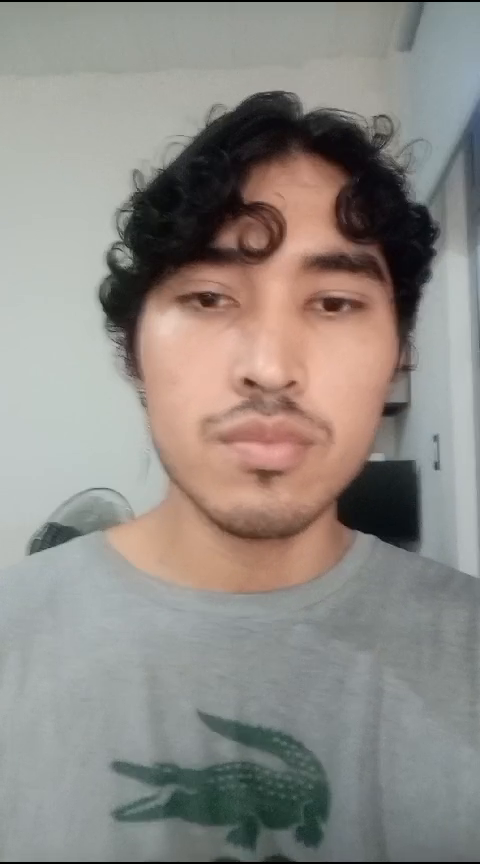
#> input picture frame 13 of API-FACE-DETEC/adrian.mp4, 480 x 864 px
$ python capturandoRostros.py
#> lines starting #> are read from the running program, lines starting #| are printed output that depends on the picture
import cv2
import os
import imutils

personName = 'adrian'
dataPath = 'videos' #Cambia a la ruta donde hayas almacenado Data
personPath = dataPath + '/' + personName

if not os.path.exists(personPath):
	print('Carpeta creada: ',personPath)
	os.makedirs(personPath)

#cap = cv2.VideoCapture(0,cv2.CAP_DSHOW)
cap = cv2.VideoCapture('adrian.mp4')

faceClassif = cv2.CascadeClassifier(cv2.data.haarcascades+'haarcascade_frontalface_default.xml')
count = 0

while True:

	ret, frame = cap.read()
#> frame is the input picture: shape (864, 480, 3); mean B, G, R 132.9, 138.2, 142.9
	if ret == False: break
	frame =  imutils.resize(frame, width=640)
#> frame: shape (1152, 640, 3)
	gray = cv2.cvtColor(frame, cv2.COLOR_BGR2GRAY)
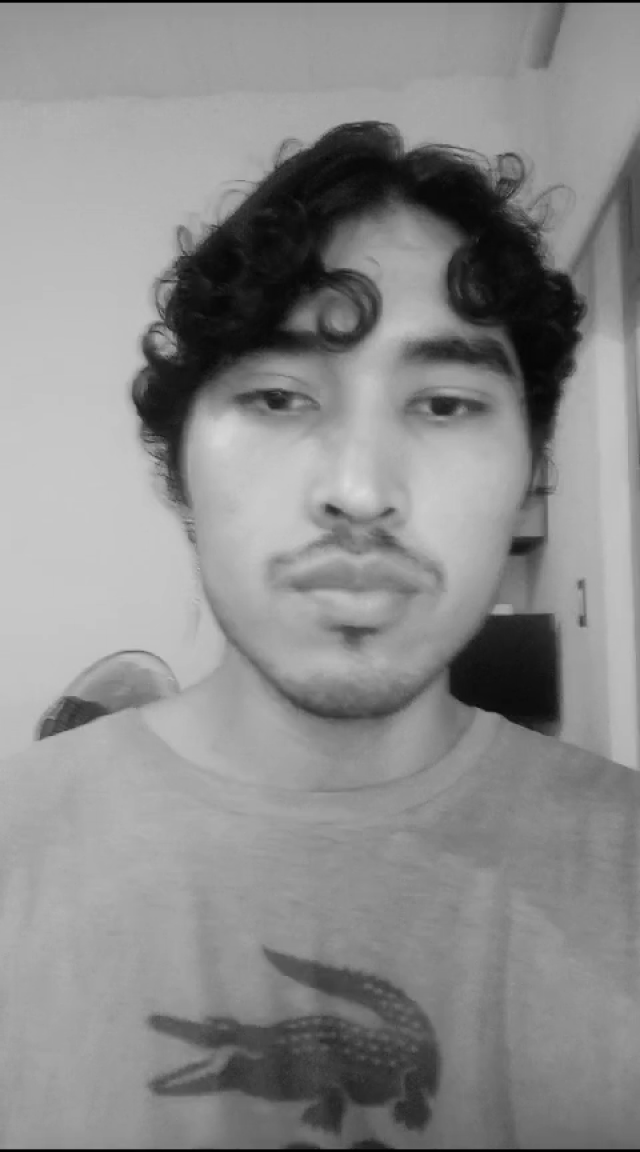
#> gray: shape (1152, 640); min 0, max 218, mean 138.9
	auxFrame = frame.copy()

	faces = faceClassif.detectMultiScale(gray,1.3,5)
#> faces = [[161, 256, 412, 412]]

	for (x,y,w,h) in faces:
		cv2.rectangle(frame, (x,y),(x+w,y+h),(0,255,0),2)
		rostro = auxFrame[y:y+h,x:x+w]
		rostro = cv2.resize(rostro,(150,150),interpolation=cv2.INTER_CUBIC)
		cv2.imwrite(personPath + '/rotro_{}.jpg'.format(count),rostro)
		count = count + 1
#> this loop made 1 pass
#> (x, y, w, h, count) on pass 1: (161, 256, 412, 412, 1)
#> pass 1, `rostro = auxFrame[y:y+h,x:x+w]`:
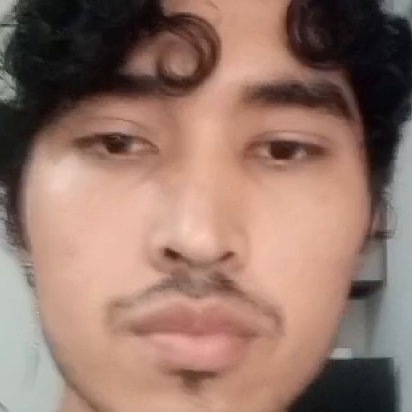
#> rostro: shape (412, 412, 3); mean B, G, R 104.9, 117.3, 148.3
#> after the loop:
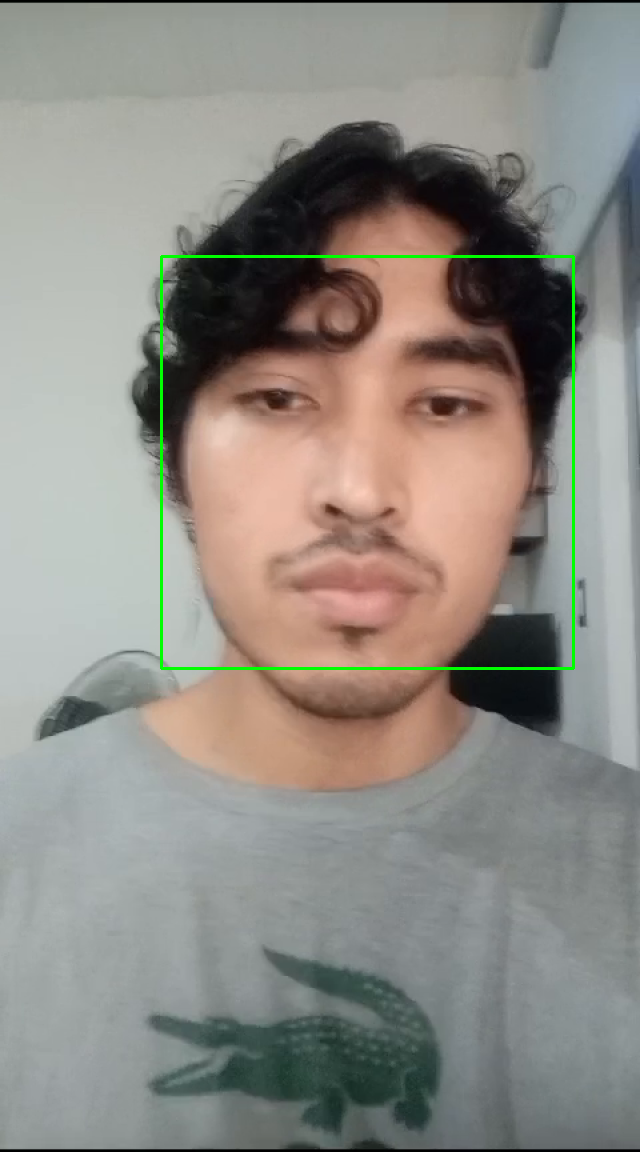
#> frame: shape (1152, 640, 3); mean B, G, R 132.1, 139.1, 142.1
#> after the loop, count = 1
	cv2.imshow('frame',frame)

	k =  cv2.waitKey(1)
#> (key Esc is pressed here)
	if k == 27 or count >= 300:
		break

cap.release()
cv2.destroyAllWindows()

$ run again, starting later in the video
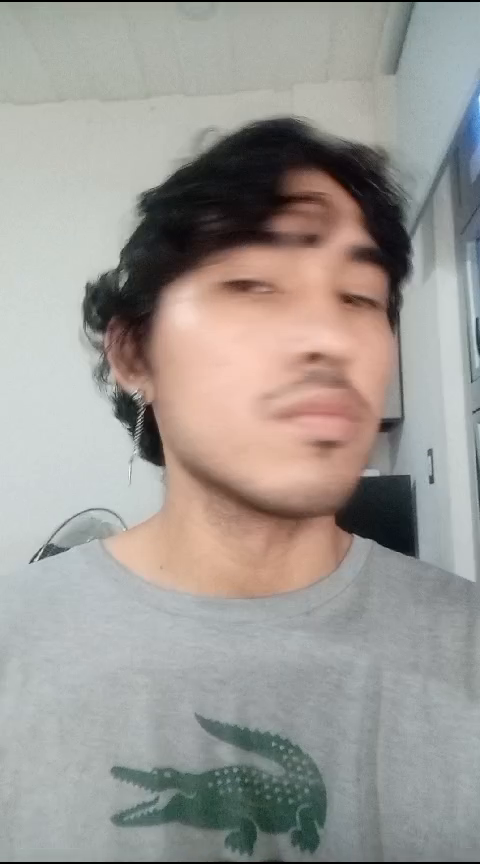
#> input picture frame 60 of API-FACE-DETEC/adrian.mp4, 480 x 864 px
#> frame is the input picture: shape (864, 480, 3); mean B, G, R 149.1, 153.7, 157.5
#> faces = [[251, 280, 321, 321]]
#> the loop `for (x,y,w,h) in faces:` made 1 pass
#> (x, y, w, h, count) on pass 1: (251, 280, 321, 321, 1)
#> pass 1, `rostro = auxFrame[y:y+h,x:x+w]`:
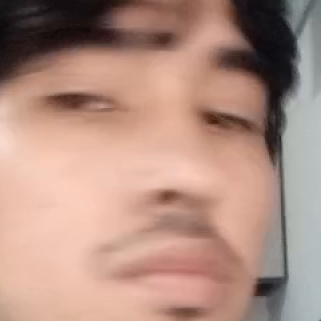
#> rostro: shape (321, 321, 3); mean B, G, R 130.1, 143.1, 177.4
#> after the loop `for (x,y,w,h) in faces:`:
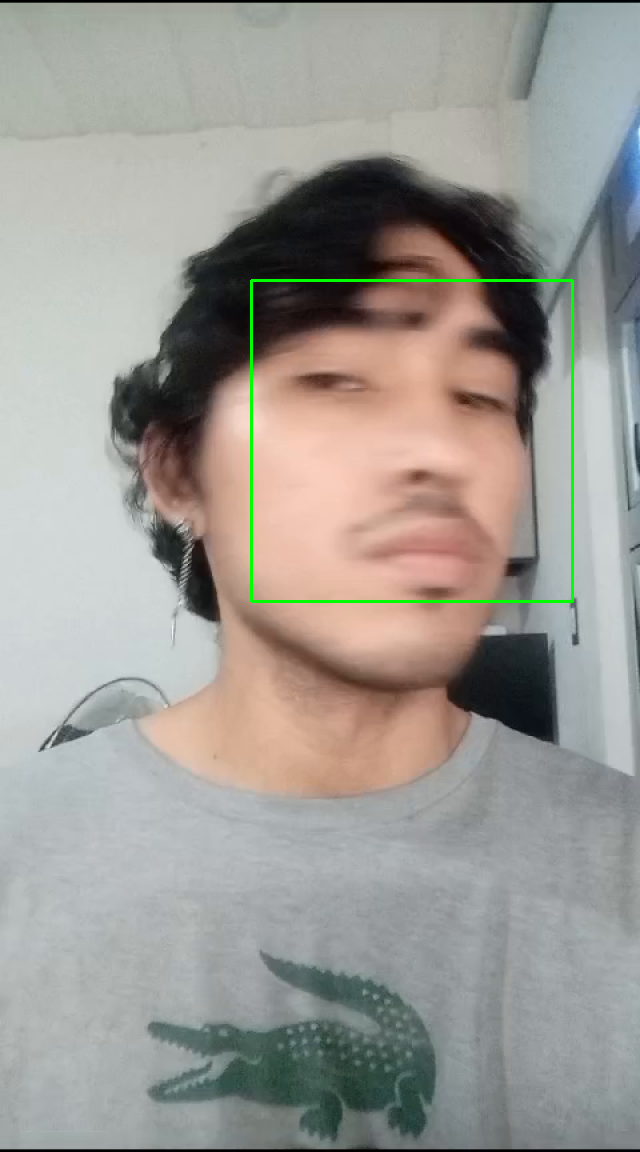
#> frame: shape (1152, 640, 3); mean B, G, R 148.4, 154.3, 156.6
#> after the loop `for (x,y,w,h) in faces:`: count = 1

$ run again, starting later in the video
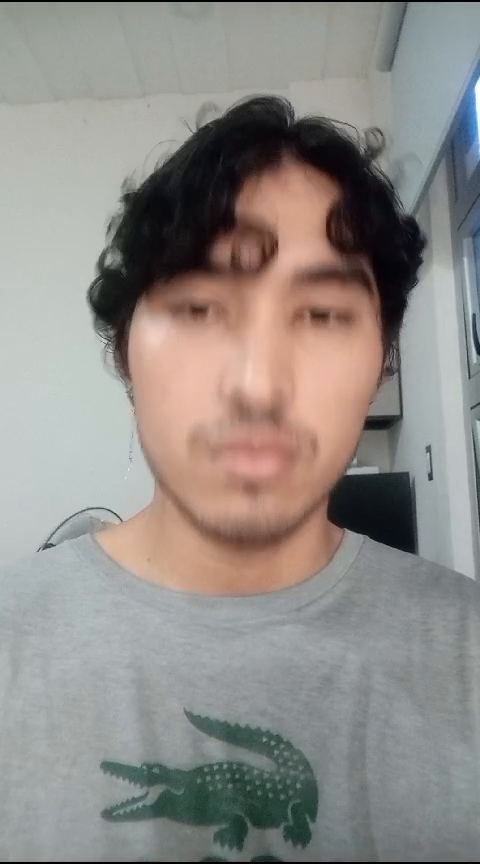
#> input picture frame 107 of API-FACE-DETEC/adrian.mp4, 480 x 864 px
#> frame is the input picture: shape (864, 480, 3); mean B, G, R 135.6, 140, 144.1
#> faces = [[138, 266, 418, 418]]
#> the loop `for (x,y,w,h) in faces:` made 1 pass
#> (x, y, w, h, count) on pass 1: (138, 266, 418, 418, 1)
#> pass 1, `rostro = auxFrame[y:y+h,x:x+w]`:
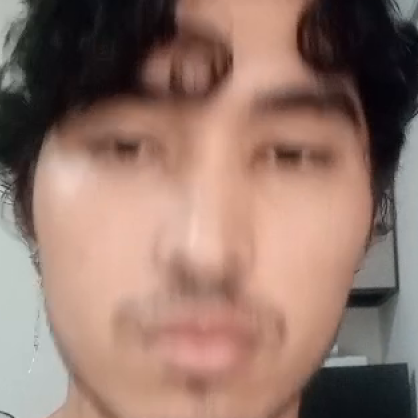
#> rostro: shape (418, 418, 3); mean B, G, R 106.5, 117.8, 146.7
#> after the loop `for (x,y,w,h) in faces:`:
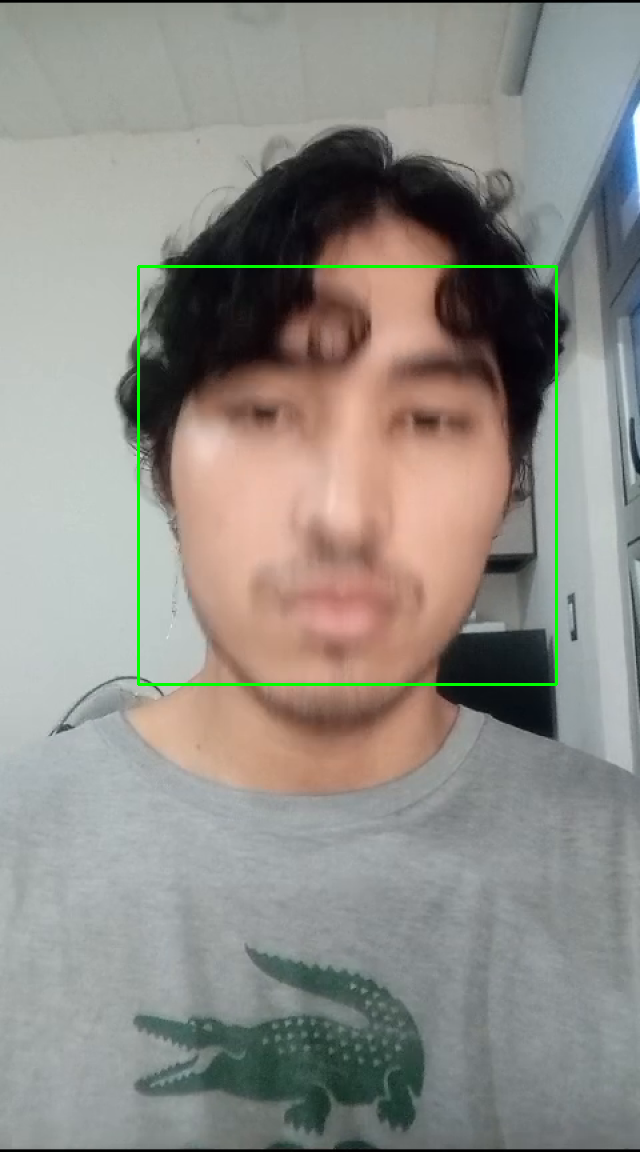
#> frame: shape (1152, 640, 3); mean B, G, R 134.8, 140.9, 143.2
#> after the loop `for (x,y,w,h) in faces:`: count = 1
